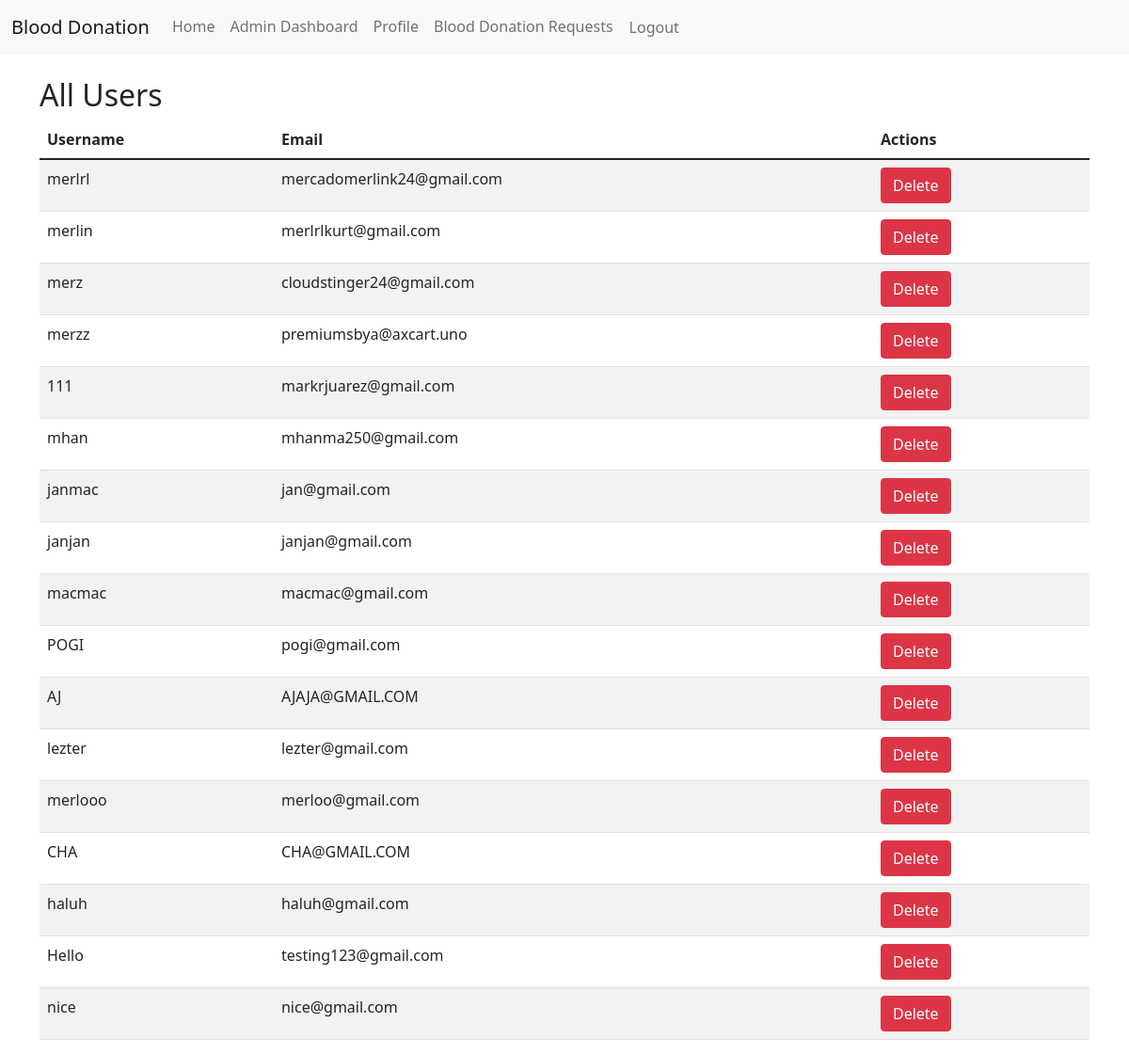
The app's page /admin-dashboard/users/ (signed in) with its own data.
### account/models.py (models this page shows, shortened)
class CustomUser(AbstractBaseUser, PermissionsMixin):
    username = models.CharField(max_length=255, unique=True)
    email = models.EmailField(unique=True)
    is_active = models.BooleanField(default=True)
    is_staff = models.BooleanField(default=False)
    is_superuser = models.BooleanField(default=False)
    USERNAME_FIELD = 'email'
    REQUIRED_FIELDS = ['username']
    objects = CustomUserManager()

### admin_dashboard/views.py (the view)
# urls.py: path('users/', list_users, name='admin-list-users'),
@admin_required
def list_users(request):
    users = CustomUser.objects.all()
    return render(request, 'admin_dashboard/list_users.html', {'users': users})

### admin_dashboard/views.py (called while the page is built)
def admin_required(view_func):
    decorated_view_func = user_passes_test(lambda u: u.is_staff)(view_func)
    return decorated_view_func

### BloodDonation/templates/admin_dashboard/list_users.html
{% extends 'base.html' %}
{% block content %}
<h2>All Users</h2>
<table class="table table-striped">
    <thead>
        <tr>
            <th>Username</th>
            <th>Email</th>
            <th>Actions</th>
        </tr>
    </thead>
    <tbody>
        {% for user in users %}
        <tr>
            <td>{{ user.username }}</td>
            <td>{{ user.email }}</td>
            <td>
                <a href="{% url 'admin-delete-user' user.id %}" class="btn btn-danger">Delete</a>
            </td>
        </tr>
        {% endfor %}
    </tbody>
</table>
{% endblock %}

### templates/base.html (shortened to what this page needs)
<!DOCTYPE html>
<html lang="en">
<head>
    <link href="https://cdn.jsdelivr.net/npm/bootstrap@5.1.3/dist/css/bootstrap.min.css" rel="stylesheet">
</head>
<body>
    <nav class="navbar navbar-expand-lg navbar-light bg-light">
        <div class="container-fluid">
            <a class="navbar-brand" href="{% url 'home' %}">Blood Donation</a>
            <div class="collapse navbar-collapse" id="navbarNav">
                <ul class="navbar-nav">
                    <li class="nav-item">
                        <a class="nav-link" href="{% url 'home' %}">Home</a>
                    </li>
                    <li class="nav-item">
                        <a class="nav-link" href="{% url 'admin-dashboard' %}">Admin Dashboard</a>
                    </li>
                    <li class="nav-item">
                        <a class="nav-link" href="{% url 'profile' %}">Profile</a>
                    </li>
                    <li class="nav-item">
                        <a class="nav-link" href="{% url 'blood:blood-list' %}">Blood Donation Requests</a>
                    </li>
                    {% if user.is_authenticated %}
                    <li class="nav-item">
                        <form method="post" action="{% url 'logout' %}">
                            <button type="submit" class="btn btn-link nav-link">Logout</button>
                        </form>
                    </li>
                    {% endif %}
                </ul>
            </div>
        </div>
    </nav>
    <div class="container mt-4">
        {% block content %}{% endblock %}
    </div>
</body>
</html>

### records on screen
CustomUser: username "merlrl", email "mercadomerlink24@gmail.com"
CustomUser: username "merlin", email "merlrlkurt@gmail.com"
CustomUser: username "merz", email "cloudstinger24@gmail.com"
CustomUser: username "merzz", email "premiumsbya@axcart.uno"
CustomUser: username "111", email "markrjuarez@gmail.com"
CustomUser: username "mhan", email "mhanma250@gmail.com"
CustomUser: username "janmac", email "jan@gmail.com"
CustomUser: username "janjan", email "janjan@gmail.com"
CustomUser: username "macmac", email "macmac@gmail.com"
CustomUser: username "POGI", email "pogi@gmail.com"
CustomUser: username "AJ", email "AJAJA@GMAIL.COM"
CustomUser: username "lezter", email "lezter@gmail.com"
CustomUser: username "merlooo", email "merloo@gmail.com"
CustomUser: username "CHA", email "CHA@GMAIL.COM"
CustomUser: username "haluh", email "haluh@gmail.com"
CustomUser: username "Hello", email "testing123@gmail.com"
CustomUser: username "nice", email "nice@gmail.com"
